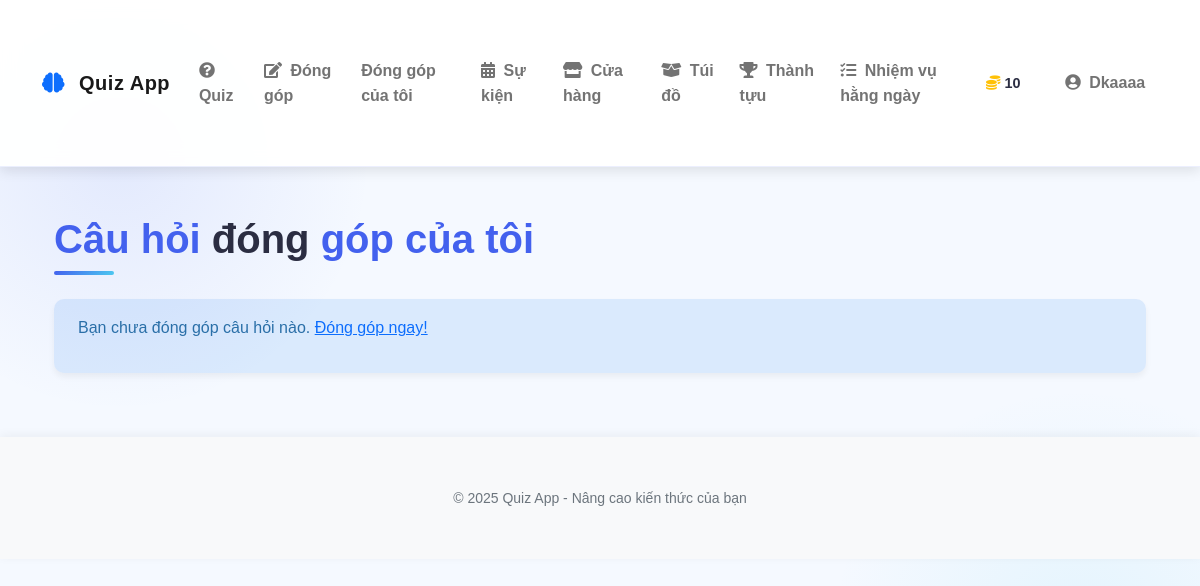
The app's page /my_contributions (signed in), older data.
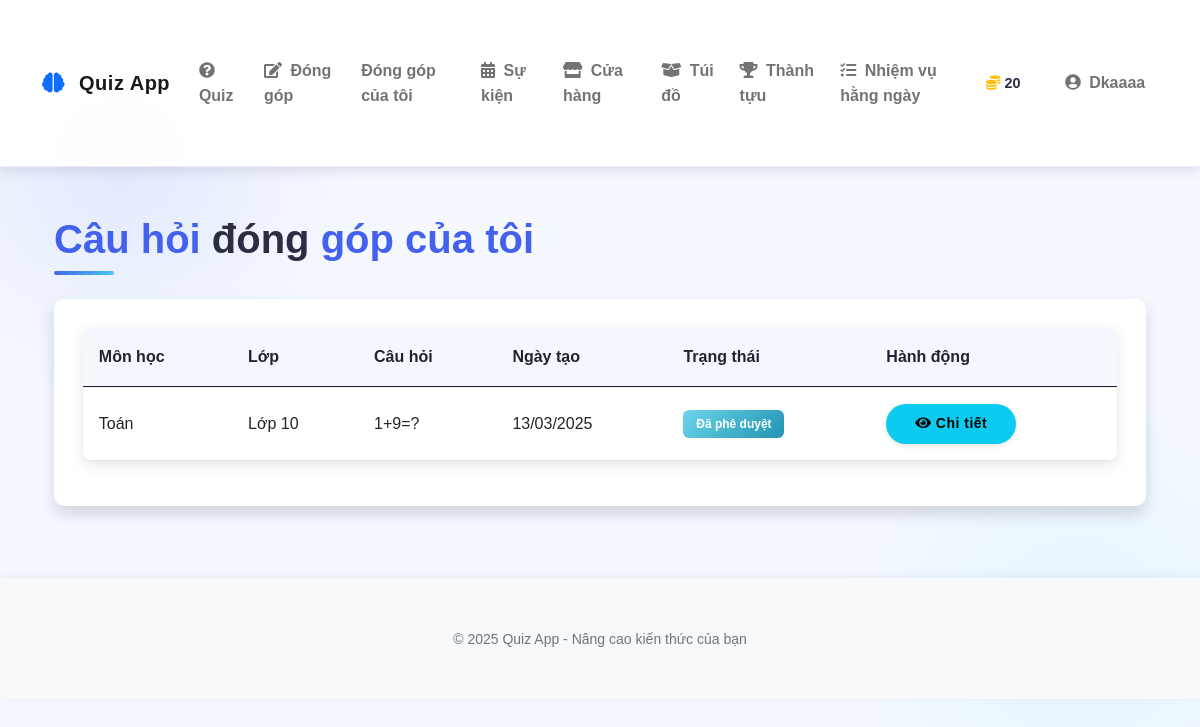
The same page, newer data.
### models.py (models this page shows, shortened)
class User(UserMixin, db.Model):
    id = db.Column(db.Integer, primary_key=True)
    username = db.Column(db.String(64), unique=True, nullable=False)
    email = db.Column(db.String(120), unique=True, nullable=False)
    password_hash = db.Column(db.String(256))
    coins = db.Column(db.Integer, default=10)  # New users start with 10 coins
    experience = db.Column(db.Integer, default=0)  # Experience points
    rank = db.Column(db.String(50), default='Newbie')
    is_admin = db.Column(db.Boolean, default=False)
    contributions = db.relationship('Contribution', backref='author', lazy=True)
    inventory_items = db.relationship('InventoryItem', backref='owner', lazy=True)
    achievements = db.relationship('UserAchievement', backref='user', lazy=True)
    daily_quests = db.relationship('UserDailyQuest', backref='user', lazy=True)
    total_questions_answered = db.Column(db.Integer, default=0)
    correct_answers = db.Column(db.Integer, default=0)
    easy_questions_completed = db.Column(db.Integer, default=0)
    medium_questions_completed = db.Column(db.Integer, default=0)
    hard_questions_completed = db.Column(db.Integer, default=0)
    daily_quest_points = db.Column(db.Integer, default=0)
    daily_streak = db.Column(db.Integer, default=0)
    last_daily_login = db.Column(db.Date, nullable=True)

class Contribution(db.Model):
    id = db.Column(db.Integer, primary_key=True)
    subject = db.Column(db.String(100), nullable=False)
    grade = db.Column(db.Integer, nullable=False)
    question = db.Column(db.Text, nullable=False)
    question_image_url = db.Column(db.String(255), nullable=True)
    option_a = db.Column(db.String(200), nullable=False)
    option_b = db.Column(db.String(200), nullable=False)
    option_c = db.Column(db.String(200), nullable=False)
    option_d = db.Column(db.String(200), nullable=False)
    correct_answer = db.Column(db.String(1), nullable=False)
    explanation = db.Column(db.Text, nullable=True)
    explanation_image_url = db.Column(db.String(255), nullable=True)
    approved = db.Column(db.Boolean, default=False)
    user_id = db.Column(db.Integer, db.ForeignKey('user.id'), nullable=False)
    created_at = db.Column(db.DateTime, default=datetime.utcnow)

### app.py (the view)
@app.route('/my_contributions')
@login_required
def my_contributions():
    from models import Contribution
    contributions = Contribution.query.filter_by(user_id=current_user.id).all()
    return render_template('my_contributions.html', contributions=contributions)

### app.py (called while the page is built)
@login_manager.user_loader
def load_user(user_id):
    from models import User
    return User.query.get(int(user_id))

### templates/my_contributions.html (shortened to what this page needs)
{% extends "base.html" %}
{% block content %}
<div class="container py-4">
    <h1 class="mb-4">Câu hỏi đóng góp của tôi</h1>
    {% if contributions %}
        <div class="card shadow">
            <div class="card-body">
                <table class="table table-hover">
                    <thead>
                        <tr>
                            <th>Môn học</th>
                            <th>Lớp</th>
                            <th>Câu hỏi</th>
                            <th>Ngày tạo</th>
                            <th>Trạng thái</th>
                            <th>Hành động</th>
                        </tr>
                    </thead>
                    <tbody>
                        {% for contribution in contributions %}
                        <tr>
                            <td>{{ contribution.subject }}</td>
                            <td>Lớp {{ contribution.grade }}</td>
                            <td>
                                {{ contribution.question[:50] }}{% if contribution.question|length > 50 %}...{% endif %}
                            </td>
                            <td>{{ contribution.created_at.strftime('%d/%m/%Y') }}</td>
                            <td>
                                {% if contribution.approved %}
                                <span class="badge bg-success">Đã phê duyệt</span>
                                {% else %}
                                <span class="badge bg-warning text-dark">Đang chờ phê duyệt</span>
                                {% endif %}
                            </td>
                            <td>
                                <button class="btn btn-info btn-sm" data-bs-toggle="modal" data-bs-target="#contributionModal{{ contribution.id }}">
                                    <i class="fas fa-eye"></i> Chi tiết
                                </button>
                            </td>
                        </tr>
                        {% endfor %}
                    </tbody>
                </table>
            </div>
        </div>
    {% else %}
        <div class="alert alert-info">
            <p>Bạn chưa đóng góp câu hỏi nào. <a href="{{ url_for('contribute') }}">Đóng góp ngay!</a></p>
        </div>
    {% endif %}
</div>
{% endblock %}

### templates/base.html (shortened to what this page needs)
<!DOCTYPE html>
<html lang="en">
<head>
    <link href="https://cdn.jsdelivr.net/npm/bootstrap@5.0.2/dist/css/bootstrap.min.css" rel="stylesheet">
    <link rel="stylesheet" href="https://cdnjs.cloudflare.com/ajax/libs/font-awesome/5.15.3/css/all.min.css">
    <link href="https://unpkg.com/aos@2.3.1/dist/aos.css" rel="stylesheet">
    <link rel="stylesheet" href="{{ url_for('static', filename='css/style.css') }}">
    <link rel="stylesheet" href="{{ url_for('static', filename='css/rank_frames.css') }}">
    <link rel="stylesheet" href="{{ url_for('static', filename='css/customization.css') }}">
    <link rel="stylesheet" href="{{ url_for('static', filename='css/achievements.css') }}">
    <link rel="stylesheet" href="{{ url_for('static', filename='css/quests.css') }}">
    <link rel="stylesheet" href="{{ url_for('static', filename='css/quiz.css') }}">
</head>
<body>
    <nav class="navbar navbar-expand-lg navbar-light sticky-top">
        <div class="container">
            <a class="navbar-brand" href="{{ url_for('homepage') }}">
                <i class="fas fa-brain text-primary me-2"></i> Quiz App
            </a>
            <div class="collapse navbar-collapse" id="navbarNav">
                <ul class="navbar-nav me-auto">
                    {% if current_user.is_authenticated %}
                        {% if current_user.is_admin %}
                            <li class="nav-item">
                                <a class="nav-link" href="{{ url_for('admin_dashboard') }}">
                                    <i class="fas fa-tachometer-alt me-1"></i> Admin
                                </a>
                            </li>
                        {% else %}
                            <li class="nav-item">
                                <a class="nav-link" href="{{ url_for('mainquiz') }}">
                                    <i class="fas fa-question-circle me-1"></i> Quiz
                                </a>
                            </li>
                            <li class="nav-item">
                                <a class="nav-link" href="{{ url_for('contribute') }}">
                                    <i class="fas fa-edit me-1"></i> Đóng góp
                                </a>
                            </li>
                            <li class="nav-item">
                                <a class="nav-link" href="{{ url_for('my_contributions') }}">
                                    Đóng góp của tôi
                                </a>
                            </li>
                            <li class="nav-item">
                                <a class="nav-link" href="{{ url_for('event') }}">
                                    <i class="fas fa-calendar-alt me-1"></i> Sự kiện
                                </a>
                            </li>
                            <li class="nav-item">
                                <a class="nav-link" href="{{ url_for('shop') }}">
                                    <i class="fas fa-store me-1"></i> Cửa hàng
                                </a>
                            </li>
                            <li class="nav-item">
                                <a class="nav-link" href="{{ url_for('inventory') }}">
                                    <i class="fas fa-box-open me-1"></i> Túi đồ
                                </a>
                            </li>
                            <li class="nav-item">
                                <a class="nav-link" href="{{ url_for('advancements') }}">
                                    <i class="fas fa-trophy me-1"></i> Thành tựu
                                </a>
                            </li>
                            <li class="nav-item">
                                <a class="nav-link" href="{{ url_for('daily_quests') }}">
                                    <i class="fas fa-tasks me-1"></i> Nhiệm vụ hằng ngày
                                </a>
                            </li>
                        {% endif %}
                    {% endif %}
                </ul>
                {% if current_user.is_authenticated %}
                <div class="user-stats d-flex align-items-center me-3">
                    <div class="stat-item d-flex align-items-center me-3">
                        <i class="fas fa-coins text-warning me-1"></i>
                        <span class="fw-bold">{{ current_user.coins }}</span>
                    </div>
                </div>
                <ul class="navbar-nav">
                    <li class="nav-item dropdown">
                        <a class="nav-link dropdown-toggle" href="#" id="userDropdown" role="button" data-bs-toggle="dropdown" aria-expanded="false">
                            <i class="fas fa-user-circle me-1"></i> {{ current_user.username }}
                        </a>
                    </li>
                </ul>
                {% endif %}
            </div>
        </div>
    </nav>
    <div class="container py-4">
        {% block content %}{% endblock %}
    </div>
    <footer class="footer mt-auto py-3 bg-light">
        <div class="container text-center">
            <div class="row">
                <div class="col-md-12">
                    <p class="mb-0 text-muted">
                        <small>© 2025 Quiz App - Nâng cao kiến thức của bạn</small>
                    </p>
                </div>
            </div>
        </div>
    </footer>
</body>
</html>

### static/css/style.css (style rules this page uses)
body { font-family: 'Roboto', sans-serif; color: var(--text-color); background-color: #f5f9ff; background-image: radial-gradient(circle at 10% 20%, rgba(67, 97, 238, 0.1) 0%, transparent 20%), radial-gradient(circle at 90% 80%, rgba(76, 201, 240, 0.1) 0%, transparent 20%); line-height: 1.6; }
.container { padding-top: 2rem; padding-bottom: 2rem; }
.card { border: none; border-radius: var(--border-radius); box-shadow: var(--box-shadow); transition: all 0.4s ease; margin-bottom: 1.5rem; background-color: white; overflow: hidden; position: relative; }
.card::before { content: ''; position: absolute; top: 0; left: 0; width: 100%; height: 4px; background: var(--gradient-bg); opacity: 0; transition: opacity 0.3s ease; }
.card-body { padding: 1.8rem; }
.btn { border-radius: 50px; padding: 0.6rem 1.8rem; font-weight: 600; transition: all 0.3s; border: none; letter-spacing: 0.5px; position: relative; overflow: hidden; z-index: 1; }
.table { border-collapse: separate; border-spacing: 0; width: 100%; border-radius: var(--border-radius); overflow: hidden; box-shadow: var(--box-shadow); }
.table th { background-color: #f8f9fa; font-weight: 600; padding: 1rem; text-align: left; }
.table td { padding: 1rem; vertical-align: middle; border-top: 1px solid #f0f0f0; }
.badge { padding: 0.4rem 0.7rem; font-weight: 500; border-radius: 50px; }
.navbar { box-shadow: 0 4px 15px rgba(0, 0, 0, 0.08); background: rgba(255, 255, 255, 0.95); backdrop-filter: blur(10px); -webkit-backdrop-filter: blur(10px); border-bottom: 1px solid rgba(67, 97, 238, 0.1); }
.navbar-brand { font-weight: 800; color: var(--primary-color); letter-spacing: 0.5px; transition: all 0.3s ease; }
.nav-link { font-weight: 600; color: var(--dark-color); position: relative; padding: 0.6rem 1.2rem; margin: 0 0.3rem; transition: all 0.3s ease; border-radius: 8px; }
.nav-link::after { content: ''; position: absolute; bottom: 5px; left: 50%; width: 0; height: 2px; background: var(--primary-color); transition: all 0.3s; transform: translateX(-50%); opacity: 0; }
:root { --accent-color: #f72585; --info-color: #4895ef; --warning-color: #f8961e; --danger-color: #f94144; --soft-blue: #e8f0fe; --text-secondary: #6c757d; }
body { font-family: 'Nunito', sans-serif; min-height: 100vh; line-height: 1.6; }
.navbar { box-shadow: 0 4px 12px rgba(0, 0, 0, 0.1); padding: 1rem 0; }
.card { overflow: hidden; margin-bottom: 1.5rem; }
.btn { transition: all 0.3s ease; box-shadow: 0 2px 5px rgba(0, 0, 0, 0.1); }
.badge { padding: 0.5rem 0.8rem; border-radius: 6px; font-weight: 600; }
.footer { background-color: white; box-shadow: 0 -2px 10px rgba(0, 0, 0, 0.05); padding: 1.5rem 0; margin-top: 3rem; }
.footer .text-muted { color: var(--text-secondary) !important; font-weight: 500; }
.table { border-collapse: separate; border-spacing: 0; width: 100%; }
.table th { background-color: rgba(67, 97, 238, 0.05); font-weight: 600; color: var(--text-primary); padding: 1rem; }
.table td { padding: 1rem; vertical-align: middle; }
.user-stats { font-size: 0.9rem; }
.stat-item { display: flex; align-items: center; }

### static/css/achievements.css (style rules this page uses)
.badge.bg-success { background: linear-gradient(135deg, #6dd5ed, #2193b0) !important; }

### static/css/quests.css (style rules this page uses)
.badge.bg-success { animation: checkmark 0.5s ease-in-out; }

### static/css/quiz.css (style rules this page uses)
body { transition: background-image 0.5s ease; background-size: cover; background-position: center; background-attachment: fixed; }

Row changes from the older to the newer data that the page shows:
changed User "Dkaaaa": coins "10" → "20"
added Contribution: subject "Toán", grade "10", question "1+9=?", created_at "13/03/2025", approved "Đã phê duyệt"
Text that changed along with them:
text no longer shown: "Bạn chưa đóng góp câu hỏi nào. Đóng góp ngay!"
text now shown: "Môn học Lớp Câu hỏi Ngày tạo Trạng thái Hành động"
